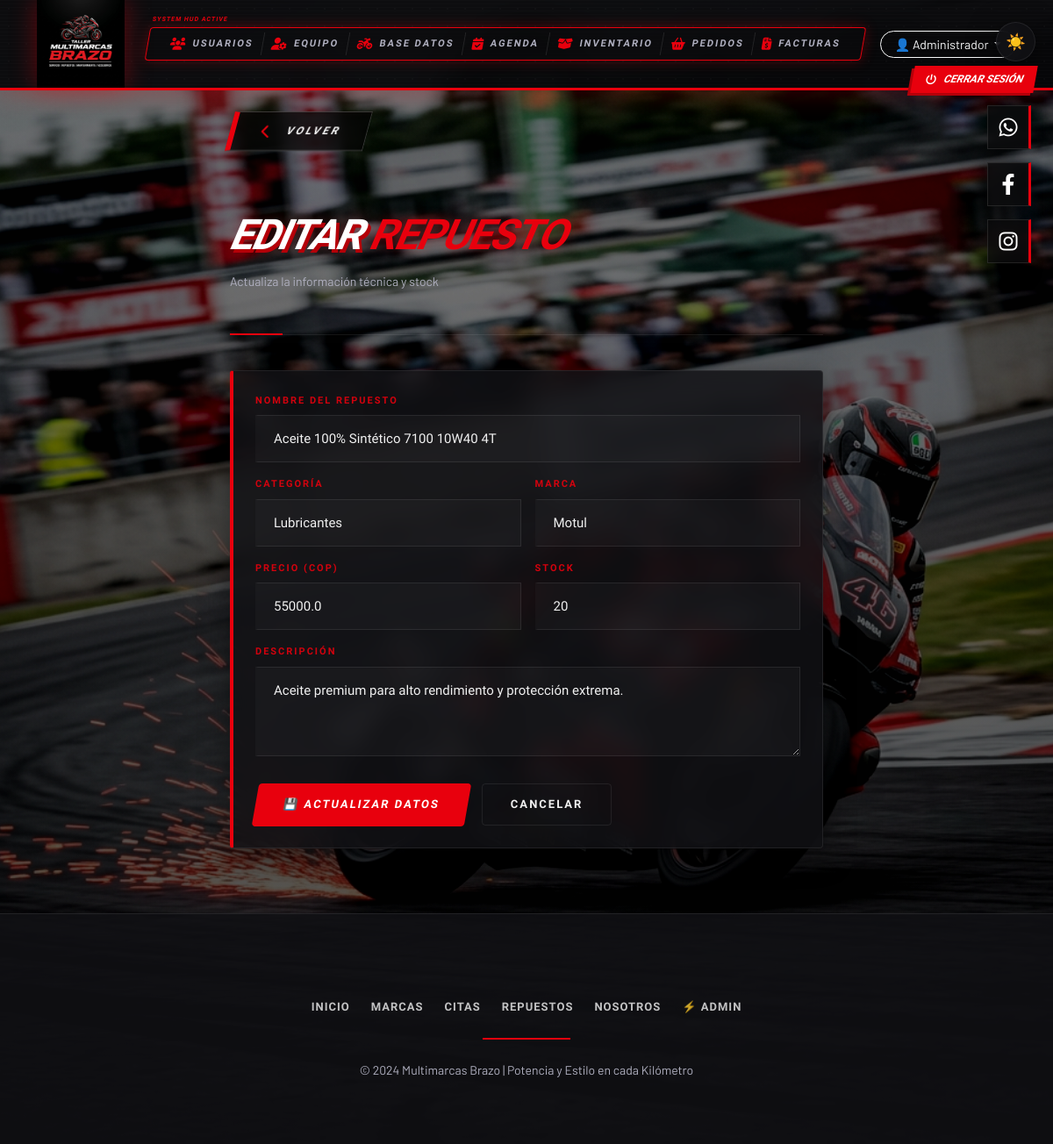
/repuestos/1/editar (signed in), run on the app's committed database.
### app/models/user.py (models this page shows, shortened)
class User(UserMixin, db.Model):
    __tablename__ = 'users'
    id = db.Column(db.Integer, primary_key=True)
    nombre_completo = db.Column(db.String(150), nullable=False)
    username = db.Column(db.String(80), unique=True, nullable=False)
    email = db.Column(db.String(120), unique=True, nullable=False)
    telefono = db.Column(db.String(20))
    password = db.Column(db.String(200), nullable=False)
    rol = db.Column(db.String(20), default='cliente')
    activo = db.Column(db.Boolean, default=True)
    motos = db.relationship('Moto', backref='propietario', lazy=True, cascade="all, delete-orphan")
    citas = db.relationship('Cita', backref='cliente', lazy=True, cascade="all, delete-orphan")
    def is_admin(self):
        return self.rol == 'admin'
    def is_empleado(self):
        return self.rol in ['admin', 'empleado']

### app/models/repuesto.py (models this page shows, shortened)
class Repuesto(db.Model):
    __tablename__ = 'repuestos'
    id = db.Column(db.Integer, primary_key=True)
    nombre = db.Column(db.String(100), nullable=False)
    categoria = db.Column(db.String(60))
    marca = db.Column(db.String(60))
    precio = db.Column(db.Float, nullable=False)
    stock = db.Column(db.Integer, default=0)
    descripcion = db.Column(db.Text)

### app/routes/repuesto_route.py (the view, shortened to what this page needs)
@repuestos_bp.route('/<int:rid>/editar', methods=['GET', 'POST'])
@login_required
def editar(rid):
    if not empleado_required_check():
        return redirect(url_for('repuestos.index'))
    rep = Repuesto.query.get_or_404(rid)
    return render_template('repuestos/editar.html', rep=rep)

### app/routes/repuesto_route.py (called while the page is built)
def empleado_required_check():
    if not (current_user.is_empleado() or current_user.is_admin()):
        flash('Acceso denegado.', 'danger')
        return False
    return True

### app/templates/repuestos/editar.html (shortened to what this page needs)
{% extends "base.html" %}
{% block content %}
<div class="container py-4" style="max-width:700px;">
  <div class="mb-4">
    <a href="{{ url_for('repuestos.index') }}" class="btn-back-striking"><i class="fas fa-chevron-left"></i> VOLVER</a>
  </div>
  <div class="page-header">
    <h1 class="page-title">Editar <span>Repuesto</span></h1>
    <p class="page-subtitle">Actualiza la información técnica y stock</p>
  </div>
  <div class="card-brazo">
    <form method="POST">
      <div class="row g-3">
        <div class="col-12">
          <label class="form-label-brazo">Nombre del Repuesto</label>
          <input type="text" name="nombre" class="form-input-brazo" value="{{ rep.nombre }}" required>
        </div>
        <div class="col-md-6">
          <label class="form-label-brazo">Categoría</label>
          <input type="text" name="categoria" class="form-input-brazo" value="{{ rep.categoria }}">
        </div>
        <div class="col-md-6">
          <label class="form-label-brazo">Marca</label>
          <input type="text" name="marca" class="form-input-brazo" value="{{ rep.marca }}">
        </div>
        <div class="col-md-6">
          <label class="form-label-brazo">Precio (COP)</label>
          <input type="number" name="precio" class="form-input-brazo" value="{{ rep.precio }}" required>
        </div>
        <div class="col-md-6">
          <label class="form-label-brazo">Stock</label>
          <input type="number" name="stock" class="form-input-brazo" value="{{ rep.stock }}" required>
        </div>
        <div class="col-12">
          <label class="form-label-brazo">Descripción</label>
          <textarea name="descripcion" class="form-input-brazo" rows="3">{{ rep.descripcion }}</textarea>
        </div>
      </div>
      <div class="mt-4 d-flex gap-3">
        <button type="submit" class="btn-primary-brazo">💾 Actualizar Datos</button>
        <a href="{{ url_for('repuestos.index') }}" class="btn-outline-brazo">Cancelar</a>
      </div>
    </form>
  </div>
</div>
{% endblock %}

### app/templates/base.html (shortened to what this page needs)
<!DOCTYPE html>
<html lang="es" data-theme="dark">
<head>
  <link rel="stylesheet" href="https://cdn.jsdelivr.net/npm/bootstrap@5.3.0/dist/css/bootstrap.min.css">
  <link rel="stylesheet" href="{{ url_for('static', filename='css/main.css') }}">
  <link rel="stylesheet" href="https://cdnjs.cloudflare.com/ajax/libs/font-awesome/6.4.0/css/all.min.css">
</head>
<body>
{% if current_user.is_authenticated %}
<div class="logout-fixed">
    <a href="{{ url_for('auth.logout') }}" class="btn-logout-racer">
        <i class="fas fa-power-off"></i> CERRAR SESIÓN
    </a>
</div>
{% endif %}
<nav class="navbar navbar-expand-lg">
  <div class="container">
    <a class="navbar-brand" href="{{ url_for('home.index') }}">
      <img src="{{ url_for('static', filename='img/logo_brazo.png') }}" alt="Multimarcas Brazo" class="logo-main">
    </a>
      <ul class="navbar-nav mx-auto mb-2 mb-lg-0">
        <div class="navbar-status d-none d-lg-block">
            <div class="d-flex align-items-center">
                {% if current_user.is_authenticated %}
                    {% if current_user.is_admin() or current_user.is_empleado() %}
                        <a href="{{ url_for('admin.usuarios') }}" class="hud-shortcut-link"><i class="fas fa-users"></i> USUARIOS</a>
                        <a href="{{ url_for('admin.empleados') }}" class="hud-shortcut-link"><i class="fas fa-user-gear"></i> EQUIPO</a>
                        <a href="{{ url_for('admin.motos') }}" class="hud-shortcut-link"><i class="fas fa-motorcycle"></i> BASE DATOS</a>
                        <a href="{{ url_for('admin.citas') }}" class="hud-shortcut-link"><i class="fas fa-calendar-check"></i> AGENDA</a>
                        <a href="{{ url_for('repuestos.index') }}" class="hud-shortcut-link"><i class="fas fa-box-open"></i> INVENTARIO</a>
                        <a href="{{ url_for('admin.pedidos') }}" class="hud-shortcut-link"><i class="fas fa-shopping-basket"></i> PEDIDOS</a>
                        <a href="{{ url_for('admin.facturas') }}" class="hud-shortcut-link"><i class="fas fa-file-invoice-dollar"></i> FACTURAS</a>
                    {% endif %}
                {% endif %}
            </div>
        </div>
      </ul>
      <div class="ms-auto d-flex align-items-center gap-3">
        {% if current_user.is_authenticated %}
          <div class="dropdown">
            <button class="btn btn-outline-light btn-sm dropdown-toggle rounded-pill px-3" type="button" data-bs-toggle="dropdown">
              👤 {{ current_user.nombre_completo.split(' ')[0] if current_user.nombre_completo else 'Usuario' }}
            </button>
          </div>
        {% endif %}
      </div>
    </div>
</nav>
<main>
  {% block content %}{% endblock %}
</main>
<footer class="footer-brazo">
  <div class="container text-center py-5">
    <div class="footer-nav mb-4 d-flex justify-content-center gap-4 flex-wrap">
        <a href="{{ url_for('home.index') }}" class="footer-link">INICIO</a>
        <a href="{{ url_for('home.marcas') }}" class="footer-link">MARCAS</a>
        <a href="{{ url_for('home.citas_info') }}" class="footer-link">CITAS</a>
        <a href="{{ url_for('home.repuestos_info') }}" class="footer-link">REPUESTOS</a>
        <a href="{{ url_for('home.nosotros') }}" class="footer-link">NOSOTROS</a>
        {% if current_user.is_authenticated and current_user.is_admin() %}
        <a href="{{ url_for('admin.dashboard') }}" class="footer-link" style="color: var(--gold) !important;">⚡ ADMIN</a>
        {% endif %}
    </div>
    <div class="footer-divider mb-4"></div>
    <p class="text-muted small mb-0">© 2024 Multimarcas Brazo | Potencia y Estilo en cada Kilómetro</p>
  </div>
</footer>
<button class="theme-toggle" id="themeToggle" onclick="toggleTheme()" title="Cambiar modo">🌙</button>
<div class="social-hud-float">
    <a href="https://wa.me/573204545930" target="_blank" class="social-hud-icon whatsapp" title="WhatsApp">
      <i class="fab fa-whatsapp"></i>
    </a>
    <a href="https://www.facebook.com/share/1CCzv4MGuq/" target="_blank" class="social-hud-icon facebook" title="Facebook">
      <i class="fab fa-facebook-f"></i>
    </a>
    <a href="https://www.instagram.com/multimarcasbrazo_61?igsh=MTN1dHdnaW9tdGtybA==" target="_blank" class="social-hud-icon instagram" title="Instagram">
      <i class="fab fa-instagram"></i>
    </a>
</div>
</body>
</html>

### app/templates/base.html (style rules this page uses)
.logout-fixed { position: fixed; top: 75px; right: 20px; z-index: 10001; }
.btn-logout-racer { background: var(--red); color: white; padding: 6px 15px; font-family: var(--font-display); font-weight: 900; font-size: 12px; text-transform: uppercase; text-decoration: none; font-style: italic; transform: var(--racer-skew); display: flex; align-items: center; gap: 8px; border: none; box-shadow: -3px 3px 0 var(--red-dark); transition: 0.2s; }
.navbar { background: var(--bg-nav) !important; backdrop-filter: blur(15px); border-bottom: 3px solid var(--red) !important; box-shadow: 0 0 30px var(--red-glow) !important; position: relative; overflow: visible; min-height: 100px; display: flex; align-items: center; }
.navbar::after { content: ''; position: absolute; top: 0; left: -100%; width: 100%; height: 100%; background: linear-gradient(90deg, transparent, var(--red-glow), transparent); animation: scanline 4s linear infinite; pointer-events: none; }
.navbar::before { content: ''; position: absolute; inset: 0; background-image: radial-gradient(circle at 50% 50%, rgba(255,255,255,0.02) 1px, transparent 1px), linear-gradient(rgba(255,255,255,0.01) 1px, transparent 1px); background-size: 20px 20px, 100% 4px; pointer-events: none; }
.navbar-status { font-family: 'Rajdhani', sans-serif; font-size: 11px; text-transform: uppercase; letter-spacing: 2px; color: var(--text); font-weight: 700; background: rgba(10, 10, 12, 0.6); padding: 5px 15px; border: 1px solid var(--red); border-radius: 4px; box-shadow: 0 0 15px var(--red-glow); display: flex; align-items: center; gap: 10px; transform: skewX(-10deg); position: relative; }
.hud-shortcut-link { color: var(--text-muted); text-decoration: none; padding: 4px 10px; border-right: 1px solid rgba(255,255,255,0.1); display: flex; align-items: center; gap: 6px; transition: 0.3s; white-space: nowrap; }
.hud-shortcut-link:last-child { border-right: none; }
.hud-shortcut-link i { color: var(--red); font-size: 14px; }
.navbar-status::before { content: 'SYSTEM HUD ACTIVE'; position: absolute; top: -15px; left: 0; font-size: 7px; color: var(--red); letter-spacing: 1px; font-weight: 900; }
.logo-main { height: 100px; width: auto; object-fit: contain; transition: 0.4s cubic-bezier(0.175, 0.885, 0.32, 1.275); filter: drop-shadow(0 0 15px rgba(232,0,13,0.4)); margin-top: -5px; margin-bottom: -5px; }
.footer-brazo { background: var(--bg-card); border-top: 1px solid var(--border); margin-top: 50px; }
.footer-link { text-decoration: none; color: var(--text); font-family: var(--font-display); font-weight: 700; font-size: 13px; letter-spacing: 1px; transition: 0.3s; opacity: 0.8; }
.social-hud-float { position: fixed; top: 120px; right: 25px; display: flex; flex-direction: column; gap: 15px; z-index: 10000; }
.social-hud-icon { width: 50px; height: 50px; background: rgba(10, 10, 12, 0.8); backdrop-filter: blur(10px); border: 1px solid rgba(255, 255, 255, 0.1); border-right: 3px solid var(--red); display: flex; align-items: center; justify-content: center; color: white; font-size: 24px; text-decoration: none; transition: 0.3s cubic-bezier(0.4, 0, 0.2, 1); box-shadow: -10px 10px 20px rgba(0,0,0,0.5); }
.footer-divider { width: 100px; height: 2px; background: var(--red); margin: 0 auto; }

### data on the page
User: nombre_completo "Administrador"
Repuesto: nombre "Aceite 100% Sintético 7100 10W40 4T", categoria "Lubricantes", marca "Motul", precio "55000.0", stock "20", descripcion "Aceite premium para alto rendimiento y protección extrema."
